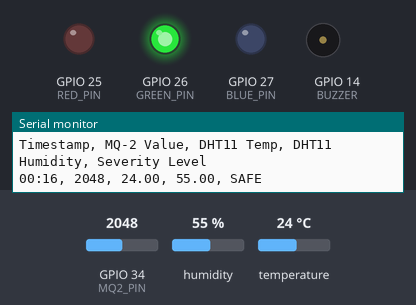
Bench run of a sketch on a simulated ESP32. Shown: output pins drawn as LEDs (lit = HIGH), buzzer (waves = sounding), the last lines printed to the serial monitor. Inputs (shaded band) come from the test bench; at power-on: GPIO 34 (MQ2_PIN) = 2048, humidity 55 %, temperature 24 °C. Nothing arrives over Bluetooth unless stated.

Above: at 17.2 s.
17.3 s: GPIO 34 (MQ2_PIN) set to 2194
At 18.9 s:
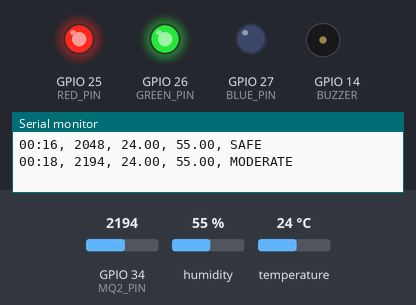
22.2 s: GPIO 34 (MQ2_PIN) set to 2356
At 25.2 s:
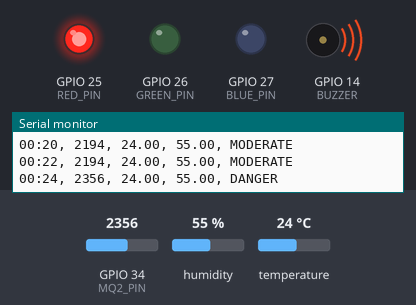
25.5 s: GPIO 34 (MQ2_PIN) set to 2047
At 27.0 s:
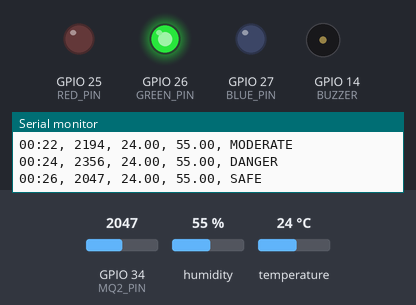
27.5 s: GPIO 34 (MQ2_PIN) set to 2866
At 28.7 s:
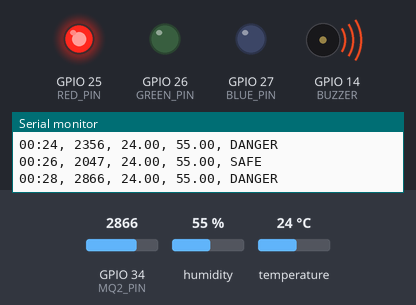
Timing chart, 0 to 30.5 s (numbered marks = the images above; inputs shaded):
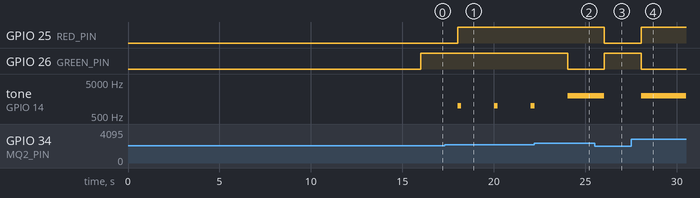

The sketch:

aqi___bluetooth.ino
```cpp
#include <DHT.h>
#include "BluetoothSerial.h"

BluetoothSerial SerialBT;

#define DHTPIN 4
#define DHTTYPE DHT22
DHT dht(DHTPIN, DHTTYPE);

#define MQ2_PIN 34
#define RED_PIN 25
#define GREEN_PIN 26
#define BLUE_PIN 27
#define BUZZER 14

int baseline=0;

void setColor(bool r,bool g,bool b){
  digitalWrite(RED_PIN,r);
  digitalWrite(GREEN_PIN,g);
  digitalWrite(BLUE_PIN,b);
}

void sendBluetoothAlert(String status,int gas,float temp,float hum){
  if(status=="SAFE"){
    SerialBT.println("SAFE");
    SerialBT.printf("Gas:%d\nTemp:%.1f C\nHumidity:%.1f%%\n\n",gas,temp,hum);
  }else if(status=="MODERATE"){
    SerialBT.println("WARNING");
    SerialBT.println("Moderate Smoke Detected");
    SerialBT.printf("Gas=%d\nCheck Fireplace\n\n",gas);
  }else{
    SerialBT.println("DANGER!!");
    SerialBT.println("Smoke Level Critical");
    SerialBT.printf("Gas=%d\nOpen Windows\nLeave Room if Necessary\n\n",gas);
  }
}

void setup(){
  Serial.begin(115200);
  SerialBT.begin("ESP32_AirMonitor");
  dht.begin();

  pinMode(RED_PIN,OUTPUT);
  pinMode(GREEN_PIN,OUTPUT);
  pinMode(BLUE_PIN,OUTPUT);
  pinMode(BUZZER,OUTPUT);

  Serial.println("Stabilizing MQ-2...");
  delay(10000);

  long sum=0;
  for(int i=0;i<30;i++){
    sum+=analogRead(MQ2_PIN);
    delay(200);
  }
  baseline=sum/30;

  Serial.println("Timestamp, MQ-2 Value, DHT11 Temp, DHT11 Humidity, Severity Level");
}

void loop(){
  int gasRaw=analogRead(MQ2_PIN);
  int diff=gasRaw-baseline;

  float temp=dht.readTemperature();
  float hum=dht.readHumidity();

  if(isnan(temp)||isnan(hum)){
    Serial.println("DHT ERROR");
    delay(2000);
    return;
  }

  String status;

  if(diff<80){
    status="SAFE";
    setColor(LOW,HIGH,LOW);
    noTone(BUZZER);
  }else if(diff<250){
    status="MODERATE";
    setColor(HIGH,HIGH,LOW);
    tone(BUZZER,1000,200);
  }else{
    status="DANGER";
    setColor(HIGH,LOW,LOW);
    tone(BUZZER,2000);
  }

  int sec=millis()/1000;
  char ts[6];
  sprintf(ts,"%02d:%02d",sec/60,sec%60);

  Serial.print(ts);
  Serial.print(", ");
  Serial.print(gasRaw);
  Serial.print(", ");
  Serial.print(temp);
  Serial.print(", ");
  Serial.print(hum);
  Serial.print(", ");
  Serial.println(status);

  sendBluetoothAlert(status,gasRaw,temp,hum);

  delay(2000);
}
```

Measured:
- the behaviour switches between 2127 and 2128 on GPIO 34 (MQ2_PIN) (found by bisection; images 0 and 1)
- the behaviour switches between 2297 and 2298 on GPIO 34 (MQ2_PIN) (found by bisection; images 1 and 2)
- after the input at 17.3 s, GPIO 25 (RED_PIN): LOW → HIGH after 0.72 s; tone on GPIO 14 (BUZZER): alternates 1000 Hz for 0.20 s and silent for 1.8 s, starting after 0.72 s
- after the input at 22.2 s, GPIO 26 (GREEN_PIN): HIGH → LOW after 1.8 s
- after the input at 25.5 s, GPIO 25 (RED_PIN): HIGH → LOW after 0.54 s; GPIO 26 (GREEN_PIN): LOW → HIGH after 0.54 s; tone on GPIO 14 (BUZZER): 2000 Hz → silent after 0.54 s
- after the input at 27.5 s, GPIO 25 (RED_PIN): LOW → HIGH after 0.55 s; GPIO 26 (GREEN_PIN): HIGH → LOW after 0.55 s; tone on GPIO 14 (BUZZER): silent → 2000 Hz after 0.55 s
